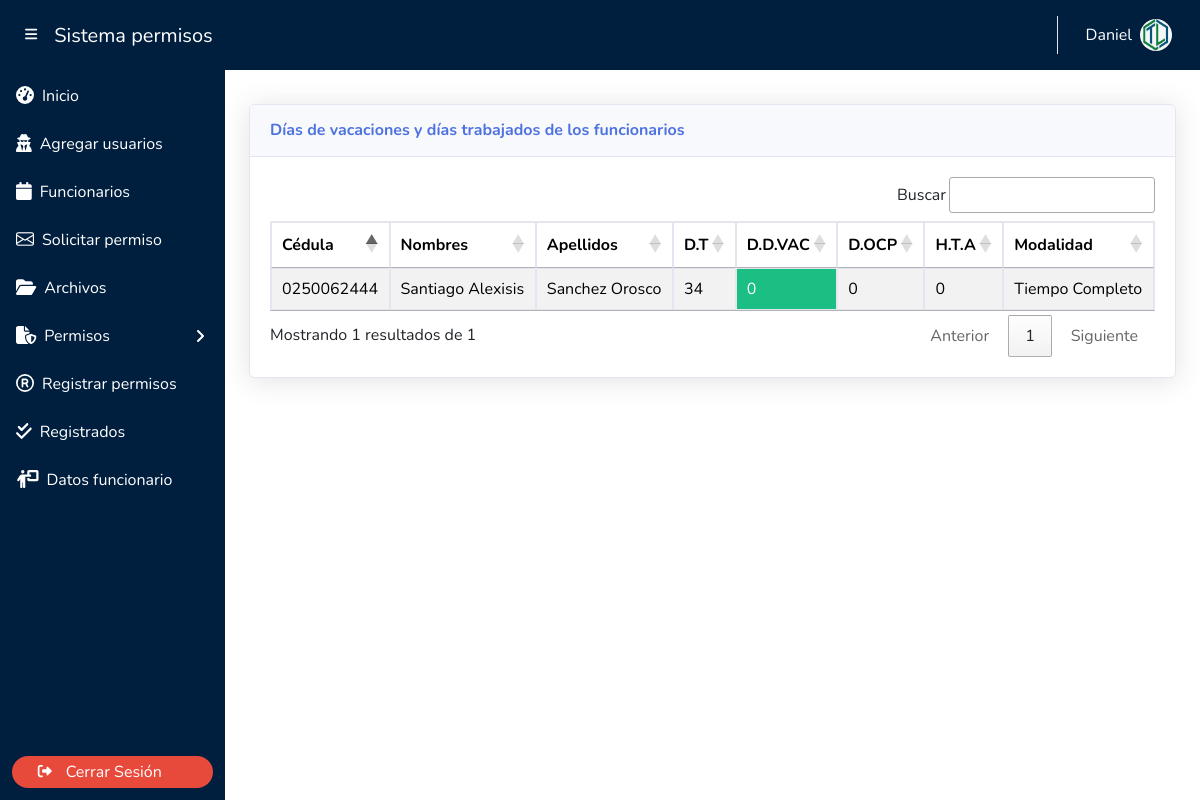
/admin/trabajo.php (signed in), run on the app's committed database.
### tables this page shows
CREATE TABLE `usuarios` (
  `id_usuarios` int(11) NOT NULL,
  `cedula` varchar(10) NOT NULL,
  `nombres` varchar(200) NOT NULL,
  `apellidos` varchar(200) NOT NULL,
  `email` varchar(250) NOT NULL,
  `usuario` varchar(250) NOT NULL,
  `contraseña` varchar(250) NOT NULL,
  `rol` varchar(400) NOT NULL,
  `fecha_ingreso` date DEFAULT NULL,
  `tiempo_trabajo` int(11) DEFAULT NULL
);

CREATE TABLE `configuracion` (
  `idConfiguracion` int(11) NOT NULL,
  `limiteVacaciones` double DEFAULT NULL,
  `diasPorAño` double DEFAULT NULL,
  `diasAnuales` int(11) DEFAULT NULL,
  `numero` double DEFAULT NULL
);

### resta_solicitud.php (called while the page is built, shortened)
<?php
include_once "../conexion.php";
function seleccionar($pdo){
    try {
        $consulta = "SELECT limiteVacaciones, diasPorAño, diasAnuales FROM configuracion";
        $stmt = $pdo->prepare($consulta);
        $stmt->execute();
        $resultado = $stmt->fetch(PDO::FETCH_ASSOC);
        $limiteVacaciones = $resultado["limiteVacaciones"];
        $diasPorAnoTrabajado = $resultado["diasPorAño"];
        $diasPorAno = $resultado["diasAnuales"];
        return [
            'limiteVacaciones' => $limiteVacaciones,
            'diasPorAnoTrabajado' => $diasPorAnoTrabajado,
            'diasPorAno' => $diasPorAno
        ];
    } catch (PDOException $e) {
        return "Error de excepción en la función de limite" .$e->getMessage();
    }
}
$seleccionar = seleccionar($pdo);
$limiteVacaciones = $seleccionar['limiteVacaciones'];
function obtenerDiasTrabajadosParaTodos($pdo) {
    try {
        $query = "SELECT id_usuarios,cedula,nombres,apellidos,tiempo_trabajo FROM usuarios WHERE rol = 'Funcionario'";
        $statement = $pdo->prepare($query);
        $statement->execute();
        $usuarios = $statement->fetchAll(PDO::FETCH_ASSOC);
        $resultados = [];
        foreach ($usuarios as $usuario) {
            $id_usuario = $usuario['id_usuarios'];
            $diasTrabajados = consulta_unica($pdo, $id_usuario);
            $horasDePermiso = horas_ocupadas($pdo, $id_usuario);
            $fechaIngreso = obtenerFechaIngreso($pdo, $id_usuario);
            $cedulaIterada = $usuario['cedula'];
            $nombresIterado = $usuario['nombres'];
            $apellidosIterado = $usuario['apellidos'];
            $tiempo_trabajo = $usuario['tiempo_trabajo'];
            $resultados[] = [
                'id_usuario' => $id_usuario,
                'cedula' => $cedulaIterada,
                'nombre' => $nombresIterado,
                'apellido' => $apellidosIterado,
                'tiempo_trabajo' => $tiempo_trabajo,
                'dias_trabajados' => $diasTrabajados,
                'horas_permiso' => $horasDePermiso,
                'fecha_ingreso' => $fechaIngreso,
            ];
        }
        return $resultados;
    } catch (PDOException $e) {
        return "Error de excepción en la función de Dias trabajados" .$e->getMessage();
    }
}
function obtenerFechaIngreso($pdo, $id_usuario) {
    try {
        $query = "SELECT fecha_ingreso FROM usuarios WHERE id_usuarios = :id";
        $statement = $pdo->prepare($query);
        $statement->bindParam(':id', $id_usuario, PDO::PARAM_INT);
        $statement->execute();
        $resultado = $statement->fetch(PDO::FETCH_ASSOC);
        return $resultado['fecha_ingreso'];
    } catch (PDOException $e) {
        return "Error de excepción en la función de Fecha Ingreso" .$e->getMessage();
    }
}
function consulta_unica($pdo, $id_usuario_insertado) {
    try {
        $query = "SELECT fecha_ingreso FROM usuarios WHERE id_usuarios = :id";
        $statement = $pdo->prepare($query);
        $statement->bindParam(':id', $id_usuario_insertado, PDO::PARAM_INT);
        $statement->execute();
        $resultado = $statement->fetch(PDO::FETCH_ASSOC);
        $fecha_ingreso_usuario = $resultado['fecha_ingreso'];
        $fecha_actual_obj = new DateTime(date('Y-m-d'));
        $fecha_ingreso_obj = new DateTime($fecha_ingreso_usuario);
        $intervalo = $fecha_ingreso_obj->diff($fecha_actual_obj);
        $diasTrabajados = (int)$intervalo->format('%r%a');
        return $diasTrabajados;
    } catch (PDOException $e) {
        return "Error de excepción en la función de consulta" .$e->getMessage();
    }
}
function horas_ocupadas($pdo, $id_usuario_insertado) {
    try {
        $consulta_select = "SELECT SUM(horas_ocupadas) AS total_horas_ocupadas FROM registros_permisos WHERE id_usuarios = :id_trb AND (permiso_aceptado = 1 OR permiso_aceptado = 3)";
        $stmt = $pdo->prepare($consulta_select);
        $stmt->bindParam(':id_trb', $id_usuario_insertado, PDO::PARAM_STR);
        $stmt->execute();
        $result_select = $stmt->fetch(PDO::FETCH_ASSOC);
        if ($result_select && isset($result_select['total_horas_ocupadas'])) {
            return $result_select['total_horas_ocupadas'];
        } else {
            return 0;
        }
    } catch (PDOException $e) {
        return "Error de excepción en la función de consulta" .$e->getMessage();
    }
}

### admin/trabajo.php (the view, shortened to what this page needs)
<?php
include_once("../plantilla/header.php");
include_once("../resta_solicitud.php");
include_once "../funciones.php";
?>
<div class="container-fluid mt-5">
    <div class="card shadow mb-4">
        <div class="card-header py-3">
            <h6 class="m-0 font-weight-bold text-primary">Días de vacaciones y días trabajados de los funcionarios</h6>
        </div>
        <div class="card-body">
            <div class="table-responsive">
                <table class="table table-bordered crud-table" id="tabla_vacaciones">
                    <thead>
                        <tr>
                            <th>Cédula</th>
                            <th>Nombres</th>
                            <th>Apellidos</th>
                            <th>D.T</th>
                            <th>D.D.VAC</th>
                            <th>D.OCP</th>
                            <th>H.T.A</th>
                            <th>Modalidad</th>
                        </tr>
                    </thead>
                    <tbody>
                    <?php
                        $resultadosTodosUsuarios = obtenerDiasTrabajadosParaTodos($pdo);
                        foreach ($resultadosTodosUsuarios as $resultado) {
                            $cedulaIterada = $resultado['cedula'];
                            $nombresIterado = $resultado['nombre'];
                            $apellidosIterado = $resultado['apellido'];
                            $diasTrabajados = $resultado['dias_trabajados'];
                            $horasDePermisoSolicitadas = $resultado['horas_permiso'];
                            $tiempoTrabajo = $resultado['tiempo_trabajo'];
                            $diasDeVacaciones = calcularDiasVacaciones(
                                $diasTrabajados,
                                $horasDePermisoSolicitadas,
                                $limiteVacaciones,
                                $diasPorAnoTrabajado,
                                $diasPorAno,
                                $tiempoTrabajo
                            );
                            $diasDePermisoSolicitados = $horasDePermisoSolicitadas / $tiempoTrabajo;
                            $dias_totales = $diasDeVacaciones + $diasDePermisoSolicitados;
                            $porcentajeVerde = 50;
                            $porcentajeAmarillo = 75;
                            $limiteVerde = $limiteVacaciones*($porcentajeVerde/100);
                            $limiteAmarillo = $limiteVacaciones*($porcentajeAmarillo/100);
                            $limiteRojo = $limiteVacaciones;
                    ?>
                        <tr>
                            <td>
                            <?= $cedulaIterada ?>
                            </td>
                            <td>
                            <?= $nombresIterado ?>
                            </td>
                            <td>
                            <?= $apellidosIterado ?>
                            </td>
                            <td>
                            <?= $diasTrabajados ?>
                            </td>
                            <td <?php
                                if ($diasDeVacaciones < 0) {
                                    echo 'class="bg-dark text-white " title="Posee días de vacaciones negativos" ';
                                }elseif ($diasDeVacaciones == $limiteVerde || $diasDeVacaciones < $limiteAmarillo) {
                                    echo 'class="bg-success text-white " title="Días disponibles en orden"';
                                } elseif ($diasDeVacaciones == $limiteAmarillo || $diasDeVacaciones < $limiteRojo) {
                                    echo 'class="bg-warning " title="Se acerca al limite"';
                                } elseif ($diasDeVacaciones >= $limiteRojo) {
                                    echo 'class="bg-danger text-white " title="El limite es '. $limiteVacaciones .' dias"';
                                }
                                ?>>
                                <?php echo $diasDeVacaciones; ?>
                            </td>
                            <td>
                            <?= $diasDePermisoSolicitados ?>
                            </td>
                            <td>
                            <?= $dias_totales ?>
                            </td>
                            <td>
                            <?php if ($tiempoTrabajo == 8) {
                                echo "Tiempo Completo";
                            }else {
                                echo "Medio Tiempo";
                            } ?>
                            </td>
                        </tr>
                        <?php } ?>
                    </tbody>
                </table>
            </div>
        </div>
    </div>
</div>
<?php include_once("../plantilla/footer.php")?>

### data on the page
usuarios: cedula "0250062444", nombres "Santiago Alexisis", apellidos "Sanchez Orosco", tiempo_trabajo "0", shows "Tiempo Completo"
configuracion: diasDeVacaciones "0", dias_totales "0"

### other printed values
$nombre "Daniel"
